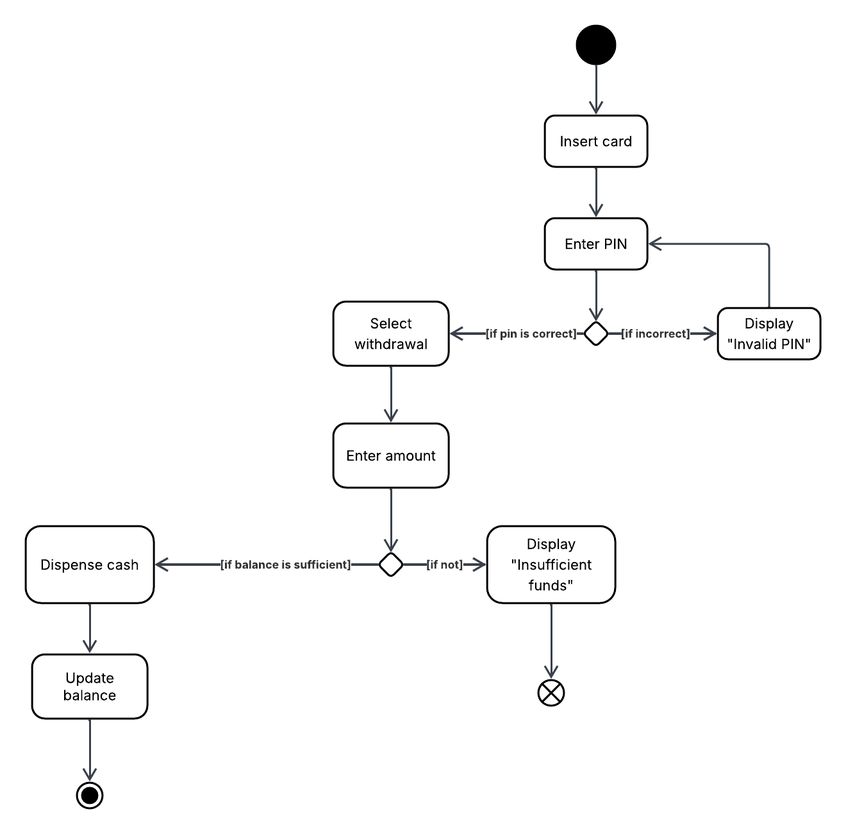
#> input picture images/atmwithdrawal.png, 846 x 834 px, shrunk from 1320 x 1300 before the run, found by its file name
$ python stateDiagram.py
#> lines starting #> are read from the running program, lines starting #| are printed output that depends on the picture; after the words box and inside, x2 and y2 are one past the last pixel; in counts of white or black regions, pixels touching at a corner belong together
import cv2
import numpy as np
import matplotlib.pyplot as plt
import math
import pytesseract
from pytesseract import Output
import json

epsilon_ratio = 0.04

# ---------------- Step 0: Load image ----------------
def load_image(path):
#> called with path = './images/atmwithdrawal.png'
    image = cv2.imread(path)
#> image is the input picture: shape (834, 846, 3); mean B, G, R 250.3, 250.3, 250.3
    gray = cv2.cvtColor(image, cv2.COLOR_BGR2GRAY)
    return image, gray

# ---------------- Step 1: Threshold ----------------
def threshold_image(gray, thresh_val=100):
#> called with thresh_val = 100
    _, thresh = cv2.threshold(gray, thresh_val, 255, cv2.THRESH_BINARY_INV)
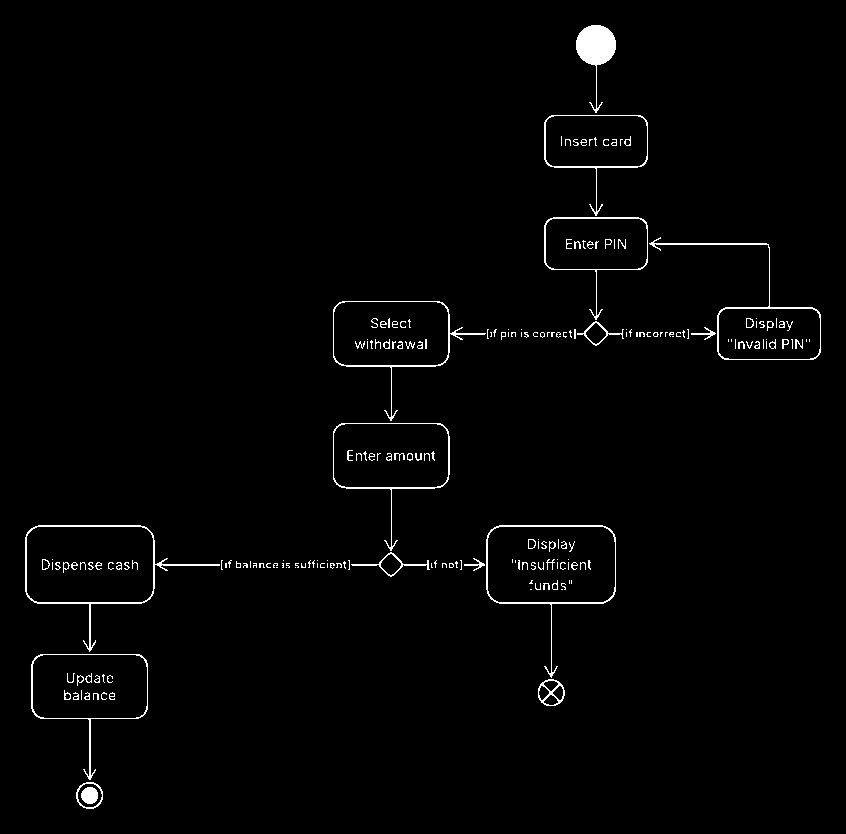
#> thresh: shape (834, 846); 1.6% white in thin lines or dots, all inside (x1, y1, x2, y2) = (25, 25, 821, 809)
    return thresh

# ---------------- Step 2: Morphology ----------------
def extract_lines(thresh, vert_len=15, horiz_len=15):
#> called with vert_len = 15, horiz_len = 15
    vertical_kernel = cv2.getStructuringElement(cv2.MORPH_RECT, (1, vert_len))
    horizontal_kernel = cv2.getStructuringElement(cv2.MORPH_RECT, (horiz_len, 1))

    vertical_lines = cv2.morphologyEx(thresh, cv2.MORPH_OPEN, vertical_kernel, iterations=2)
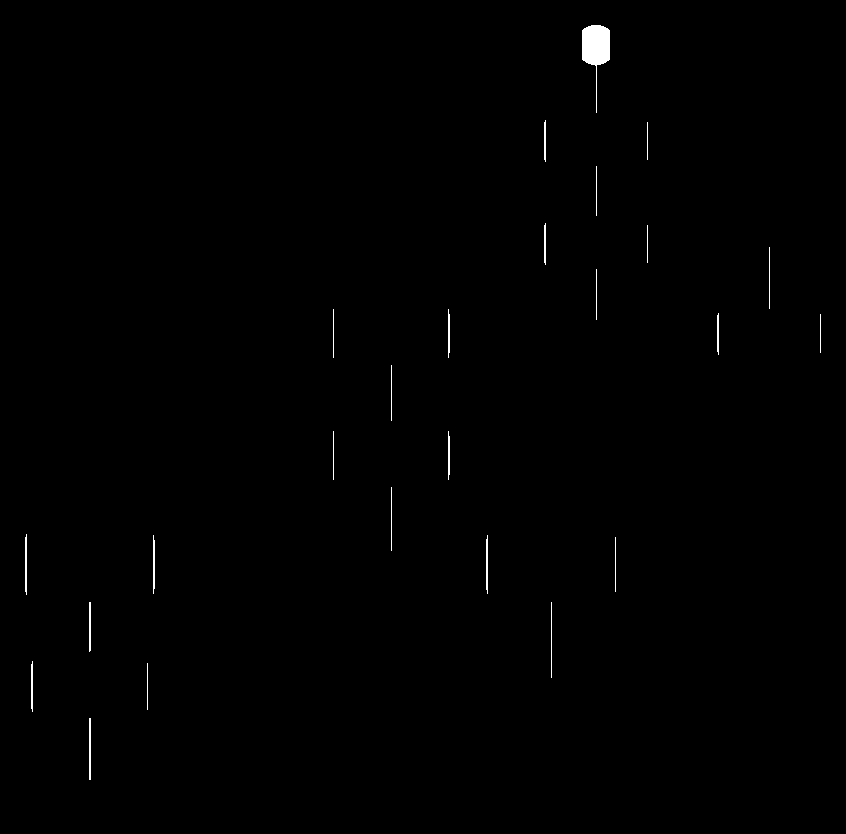
#> vertical_lines: shape (834, 846); 0.4% white; 25 white regions, largest, box (x1, y1, x2, y2) and area: (582, 25, 610, 113) 1079, (89, 718, 91, 780) 124, (25, 534, 27, 595) 116
    horizontal_lines = cv2.morphologyEx(thresh, cv2.MORPH_OPEN, horizontal_kernel, iterations=2)
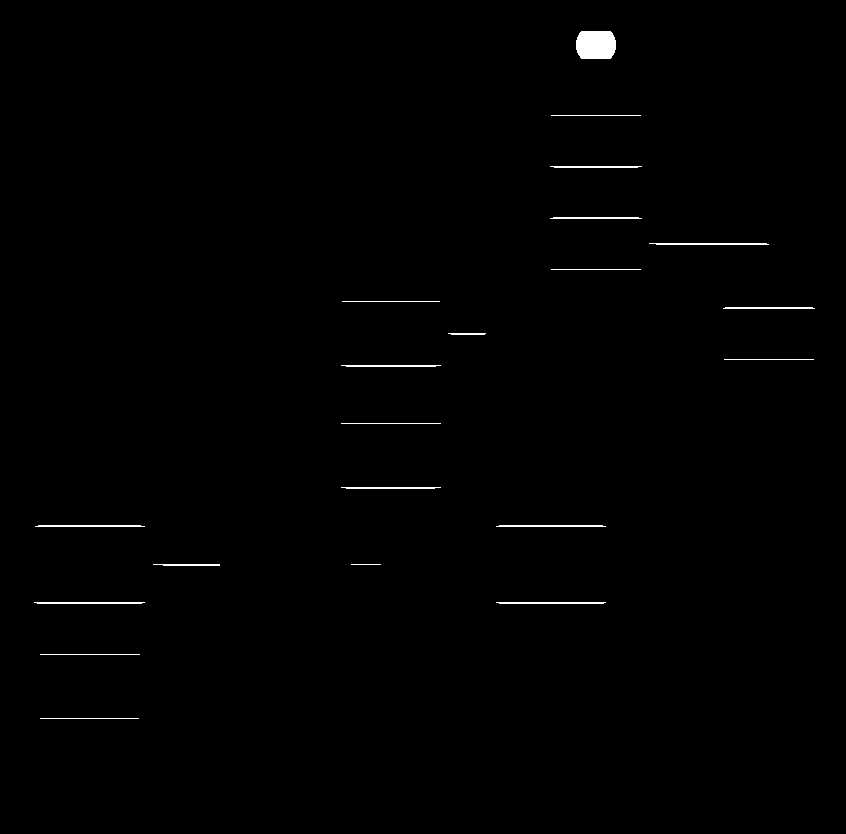
#> horizontal_lines: shape (834, 846); 0.56% white; 21 white regions

    return vertical_lines, horizontal_lines

# ---------------- Step 3: Contour detection ----------------
def get_segments(lines):
    contours, _ = cv2.findContours(lines, cv2.RETR_EXTERNAL, cv2.CHAIN_APPROX_SIMPLE)
#> contours = 25 contours, 13 with area under 20; largest, box (x1, y1, x2, y2) and area: (582, 25, 610, 113) 976, (89, 718, 91, 780) 61, (25, 534, 27, 595) 55, (486, 535, 488, 594) 51, (153, 535, 155, 594) 49
    segments = [cv2.boundingRect(c) for c in contours]  # (x, y, w, h)
#> segments = 25 items, first 6: (89, 718, 2, 62), (147, 663, 1, 47), (31, 661, 2, 51), (551, 602, 1, 76), (89, 602, 2, 50), (615, 537, 1, 55)
#> (the rest of the program and of its run is left out)
